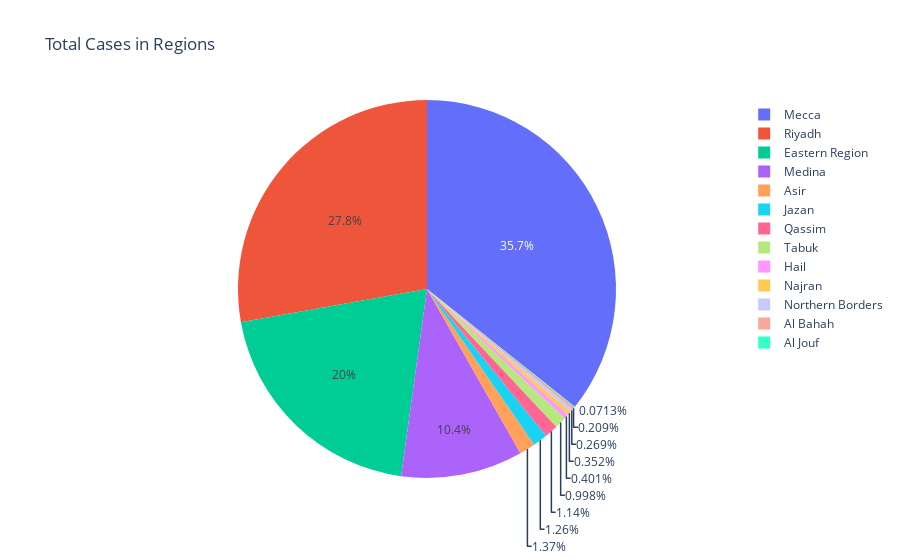

Notebook source saved alongside this figure:
### Markdown cell above
#### 3. Pie Chart
> **total cases in regions.**

### Code cell
fig = plot.pie(covid_clean_df, values='Cases', names='region', title='Total Cases in Regions')
fig.show()

### Figure 1 — Plotly figure (JSON) as saved in the notebook; plotly's stock layout.template omitted (floating-point values rounded to 4 significant figures; data arrays with more than 128 entries replaced by an {"elided": "..."} marker saying what was removed)
{"data": [{"domain": {"x": [0, 1], "y": [0, 1]}, "hovertemplate": "region=%{label}<br>Cases=%{value}<extra></extra>", "labels": {"elided": "6157 str values"}, "legendgroup": "", "name": "", "showlegend": true, "type": "pie", "values": {"elided": "6157 int values"}}], "layout": {"legend": {"tracegroupgap": 0}, "title": {"text": "Total Cases in Regions"}}}
